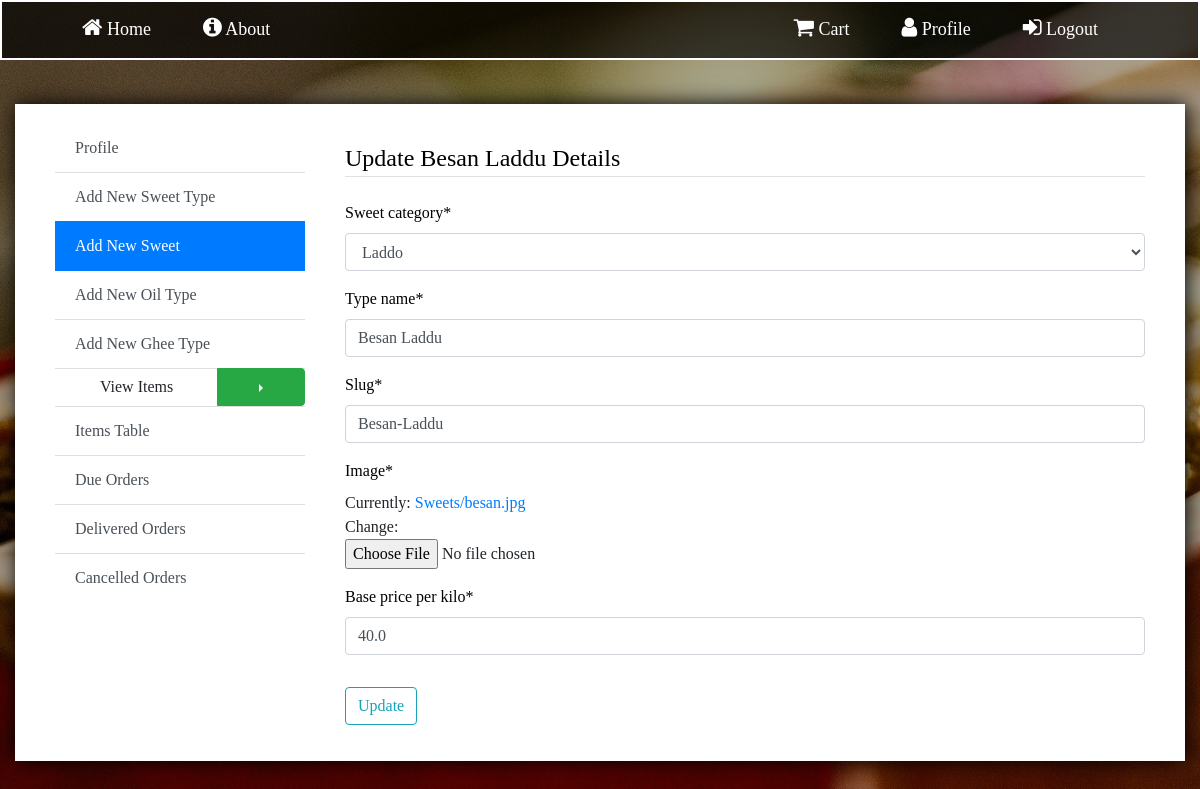
The page /sweet/5/update/ (signed in) on the database its author committed.
### store/models.py (models this page shows, shortened)
class SpecificTypes(models.Model):
    type_name = models.CharField(max_length=200)
    base_price_per_kilo = models.FloatField()
    slug = models.SlugField(unique=True)
    img_path = 'Sweets'
    image = models.ImageField(upload_to=img_path,default='default_sweet.jpg')
    sweet_category = models.ForeignKey(SweetType, on_delete=models.CASCADE)
    date = models.DateTimeField(default=timezone.now)
    class Meta:
        unique_together = ('type_name','slug')

### store/views.py (the view, shortened to what this page needs)
# urls.py: path('sweet/<int:pk>/update/', SweetUpdate.as_view(), name='sweet-update'),
class SweetUpdate(LoginRequiredMixin, PermissionRequiredMixin, SuccessMessageMixin, UpdateView):
    permission_required = ('is_superuser')
    model = SpecificTypes
    fields = ['sweet_category','type_name','slug','image','base_price_per_kilo']

### store/models.py (called while the page is built)
    def __str__(self):
        return self.sweet_name

### store/templates/store/specifictypes_form.html (shortened to what this page needs)
{% extends 'store/admin_pages_base.html' %}
{% load crispy_forms_tags %}
{%block content%}
<div class="operations">
        <div class="list-group list-group-flush">
            <a href="{% url 'profile' %}" class="list-group-item list-group-item-action">Profile</a>
            <a href="{% url 'new-type' %}" class="list-group-item list-group-item-action">Add New Sweet Type</a>
            <a href="{% url 'new-sweet' %}" class="list-group-item list-group-item-action active">Add New Sweet</a>
            <a href="{% url 'new-oil' %}" class="list-group-item list-group-item-action">Add New Oil Type</a>
            <a href="{% url 'new-ghee' %}" class="list-group-item list-group-item-action">Add New Ghee Type</a>
            <div class="btn-group dropright">
                <button type="button" class="btn">
                    View Items
                </button>
                <button type="button" class="btn btn-success dropdown-toggle dropdown-toggle-split" data-toggle="dropdown"
                        aria-haspopup="true" aria-expanded="false">
                </button>
            </div>
            <a href="{% url 'items-table' %}" class="list-group-item list-group-item-action">Items Table</a>
            <a href="{% url 'due-list' %}" class="list-group-item list-group-item-action">Due Orders</a>
            <a href="{% url 'deliver-list' %}" class="list-group-item list-group-item-action">Delivered Orders</a>
            <a href="{% url 'cancelled-orders' %}" class="list-group-item list-group-item-action">Cancelled Orders</a>
        </div>
    </div>
    <div class="content">
        <form method="post" enctype="multipart/form-data">
                <fieldset class="form-group">
                    {%if not form.slug.value%}
                    <legend class="border-bottom pt-3 mb-4">Register New Sweet</legend>
                    {%else%}
                    <legend class="border-bottom pt-3 mb-4">Update {{form.type_name.value}} Details</legend>
                    {%endif%}
                    {{form|crispy}}
                </fieldset>
                <div class="form-group">
                    {% if form.slug.value %}
                        <input type="submit" class="btn btn-outline-info" value="Update">
                    {%else%}
                        <input type="submit" class="btn btn-outline-success" value="Register">
                    {%endif%}
                </div>
        </form>
    </div>
{%endblock content%}

### store/static/css/base.css (style rules this page uses)
* { font-family: Calibri }
body { background: linear-gradient(rgba(0, 0, 0, 0.3),rgba(0, 0, 0, 0.3),rgba(0, 0, 0, 0.3)), url(../images/img1.jpg); background-size: cover; background-position: center; background-attachment: fixed; background-repeat: no-repeat; width: auto; }
label,legend,.text-muted { color: black; }

### store/static/css/admin_base.css (style rules this page uses)
.operations { flex: 2; margin: 10px 20px; min-width: 250px; }

### store/templates/store/specifictypes_form.html (style rules this page uses)
.content { flex: 7; margin: 10px 20px; background: white; }

### rows shown on the page
SpecificTypes: type_name.value "Besan Laddu", sweet_category "Laddo", type_name "Besan Laddu", slug "Besan-Laddu", base_price_per_kilo "40.0"
